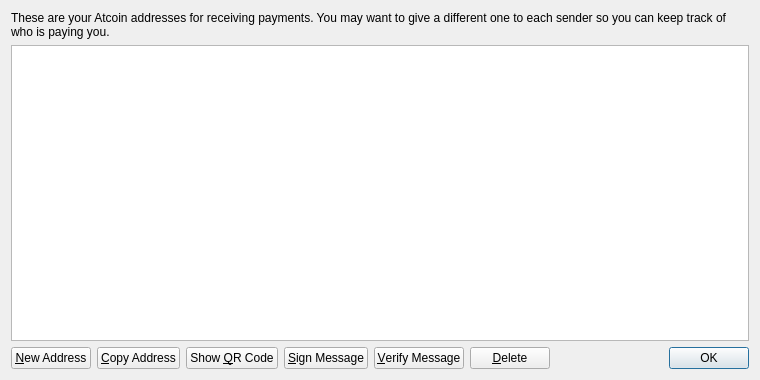
<?xml version="1.0" encoding="UTF-8"?>
<ui version="4.0">
 <class>AddressBookPage</class>
 <widget class="QWidget" name="AddressBookPage">
  <property name="geometry">
   <rect>
    <x>0</x>
    <y>0</y>
    <width>760</width>
    <height>380</height>
   </rect>
  </property>
  <property name="windowTitle">
   <string>Address Book</string>
  </property>
  <layout class="QVBoxLayout" name="verticalLayout">
   <item>
    <widget class="QLabel" name="labelExplanation">
     <property name="text">
      <string>These are your Atcoin addresses for receiving payments. You may want to give a different one to each sender so you can keep track of who is paying you.</string>
     </property>
     <property name="textFormat">
      <enum>Qt::PlainText</enum>
     </property>
     <property name="wordWrap">
      <bool>true</bool>
     </property>
    </widget>
   </item>
   <item>
    <widget class="QTableView" name="tableView">
     <property name="contextMenuPolicy">
      <enum>Qt::CustomContextMenu</enum>
     </property>
     <property name="toolTip">
      <string>Double-click to edit address or label</string>
     </property>
     <property name="tabKeyNavigation">
      <bool>false</bool>
     </property>
     <property name="alternatingRowColors">
      <bool>true</bool>
     </property>
     <property name="selectionMode">
      <enum>QAbstractItemView::SingleSelection</enum>
     </property>
     <property name="selectionBehavior">
      <enum>QAbstractItemView::SelectRows</enum>
     </property>
     <property name="sortingEnabled">
      <bool>true</bool>
     </property>
     <attribute name="verticalHeaderVisible">
      <bool>false</bool>
     </attribute>
    </widget>
   </item>
   <item>
    <layout class="QHBoxLayout" name="horizontalLayout">
     <item>
      <widget class="QPushButton" name="newAddressButton">
       <property name="toolTip">
        <string>Create a new address</string>
       </property>
       <property name="text">
        <string>&amp;New Address</string>
       </property>
       <property name="icon">
        <iconset resource="../bitcoin.qrc">
         <normaloff>:/icons/add</normaloff>:/icons/add</iconset>
       </property>
      </widget>
     </item>
     <item>
      <widget class="QPushButton" name="copyToClipboard">
       <property name="toolTip">
        <string>Copy the currently selected address to the system clipboard</string>
       </property>
       <property name="text">
        <string>&amp;Copy Address</string>
       </property>
       <property name="icon">
        <iconset resource="../bitcoin.qrc">
         <normaloff>:/icons/editcopy</normaloff>:/icons/editcopy</iconset>
       </property>
      </widget>
     </item>
     <item>
      <widget class="QPushButton" name="showQRCode">
       <property name="text">
        <string>Show &amp;QR Code</string>
       </property>
       <property name="icon">
        <iconset resource="../bitcoin.qrc">
         <normaloff>:/icons/qrcode</normaloff>:/icons/qrcode</iconset>
       </property>
      </widget>
     </item>
     <item>
      <widget class="QPushButton" name="signMessage">
       <property name="toolTip">
        <string>Sign a message to prove you own a Bitcoin address</string>
       </property>
       <property name="text">
        <string>&amp;Sign Message</string>
       </property>
       <property name="icon">
        <iconset resource="../bitcoin.qrc">
         <normaloff>:/icons/edit</normaloff>:/icons/edit</iconset>
       </property>
      </widget>
     </item>
     <item>
      <widget class="QPushButton" name="verifyMessage">
       <property name="toolTip">
        <string>Verify a message to ensure it was signed with a specified Bitcoin address</string>
       </property>
       <property name="text">
        <string>&amp;Verify Message</string>
       </property>
       <property name="icon">
        <iconset resource="../bitcoin.qrc">
         <normaloff>:/icons/transaction_0</normaloff>:/icons/transaction_0</iconset>
       </property>
      </widget>
     </item>
     <item>
      <widget class="QPushButton" name="deleteButton">
       <property name="toolTip">
        <string>Delete the currently selected address from the list. Only sending addresses can be deleted.</string>
       </property>
       <property name="text">
        <string>&amp;Delete</string>
       </property>
       <property name="icon">
        <iconset resource="../bitcoin.qrc">
         <normaloff>:/icons/remove</normaloff>:/icons/remove</iconset>
       </property>
      </widget>
     </item>
     <item>
      <spacer name="horizontalSpacer">
       <property name="orientation">
        <enum>Qt::Horizontal</enum>
       </property>
       <property name="sizeHint" stdset="0">
        <size>
         <width>40</width>
         <height>20</height>
        </size>
       </property>
      </spacer>
     </item>
     <item>
      <widget class="QDialogButtonBox" name="buttonBox">
       <property name="sizePolicy">
        <sizepolicy hsizetype="Maximum" vsizetype="Fixed">
         <horstretch>0</horstretch>
         <verstretch>0</verstretch>
        </sizepolicy>
       </property>
       <property name="standardButtons">
        <set>QDialogButtonBox::Ok</set>
       </property>
      </widget>
     </item>
    </layout>
   </item>
  </layout>
 </widget>
 <resources>
  <include location="../bitcoin.qrc"/>
 </resources>
 <connections/>
</ui>
